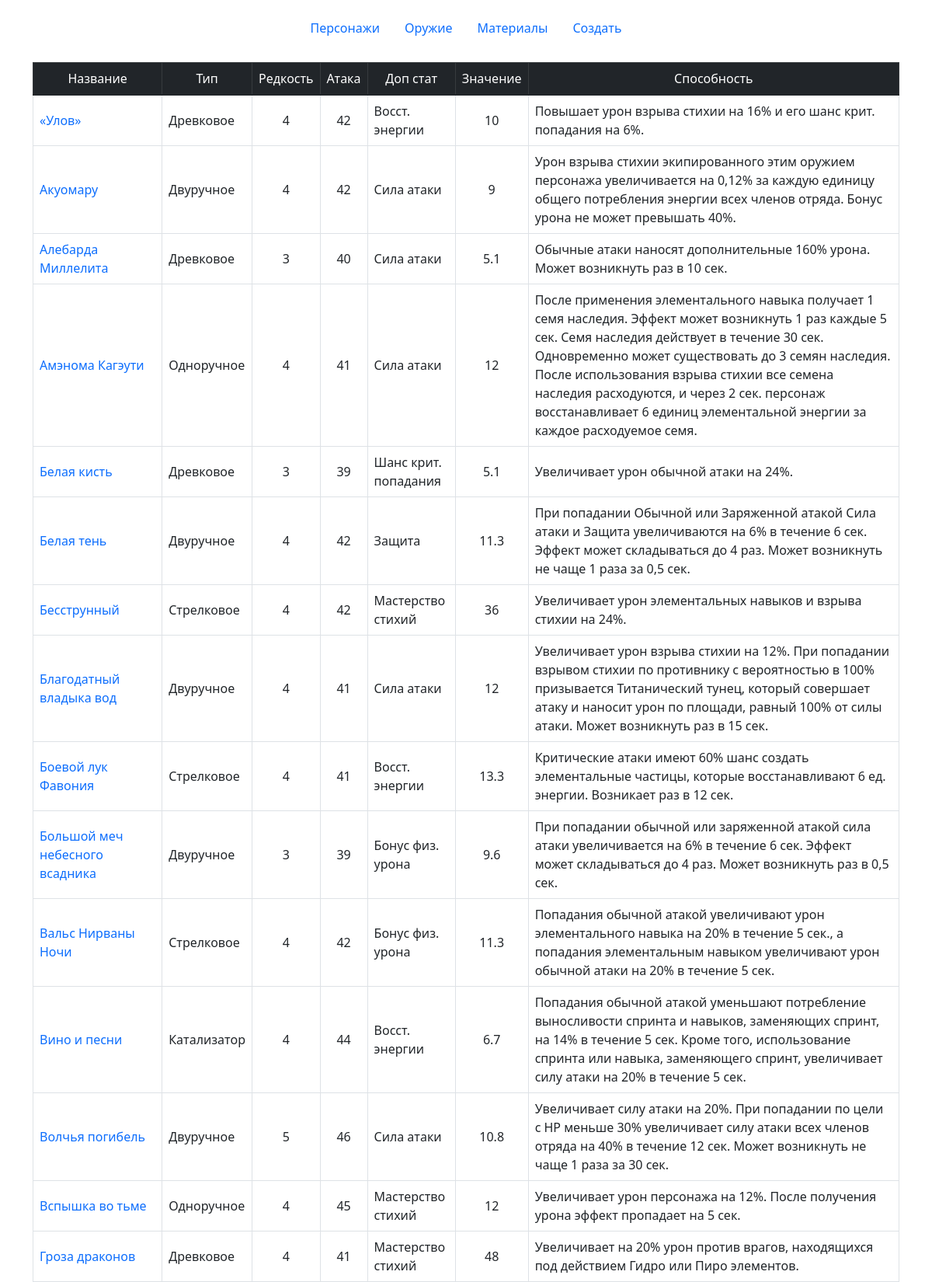
The page /weapons (upper part) on the database its author committed.
### tables this page shows
CREATE TABLE `Оружие` (`Название`, `Тип`, `Редкость`, `Атака`, `Доп параметр`, `Значение`, `Способность`);

### main.py (the view)
@app.route('/weapons')
def weapons():
    weapons = database_request("SELECT * FROM Оружие", "many")
    return render_template('weapons.html', weapons=weapons)

### main.py (called while the page is built)
def database_request(sql, value):
    conn = sqlite3.connect("./data.db")
    if "DELETE" in sql or "INSERT" in sql or "UPDATE" in sql:
        try:
            conn.execute(sql)
            conn.commit()
            conn.close()
        except:
            redirect('/404')
    else:
        if value == "one":
            result = conn.execute(sql).fetchone()
            conn.close()
        if value == "many":
            result = conn.execute(sql).fetchall()
            conn.close()
        return result

### templates/weapons.html (shortened to what this page needs)
{% extends 'base.html' %}
{% block body %}
<div class="container mt-2">
    <table class="table table-bordered">
        <thead class="table-dark">
            <tr class="align-middle" style="text-align:center">
                <td>Название</td>
                <td>Тип</td>
                <td>Редкость</td>
                <td>Атака</td>
                <td>Доп стат</td>
                <td>Значение</td>
                <td>Способность</td>
            </tr>
        </thead>
    {% for el in weapons %}
        <tr class="align-middle">
            <td><a href="/weapons/{{ el[0] }}" style="text-decoration: none">{{ el[0] }}</a></td>
            <td>{{ el[1] }}</td>
            <td style="text-align:center">{{ el[2] }}</td>
            <td style="text-align:center">{{ el[3] }}</td>
            <td>{{ el[4] }}</td>
            <td style="text-align:center">{{ el[5] }}</td>
            <td>{{ el[6] }}</td>
        </tr>
    {% endfor %}
    </table>
</div>
{% endblock %}

### rows shown on the page
Оружие: Название "«Улов»", Тип "Древковое", Редкость "4", Атака "42", Доп параметр "Восст. энергии", Значение "10", Способность "Повышает урон взрыва стихии на 16% и его шанс крит. попадания на 6%."
Оружие: Название "Акуомару", Тип "Двуручное", Редкость "4", Атака "42", Доп параметр "Сила атаки", Значение "9", Способность "Урон взрыва стихии экипированного этим оружием персонажа увеличивается на 0,12% за каждую единицу общего потребления энергии всех членов отряда. Бонус урона не может превышать 40%."
Оружие: Название "Алебарда Миллелита", Тип "Древковое", Редкость "3", Атака "40", Доп параметр "Сила атаки", Значение "5.1", Способность "Обычные атаки наносят дополнительные 160% урона. Может возникнуть раз в 10 сек."
Оружие: Название "Амэнома Кагэути", Тип "Одноручное", Редкость "4", Атака "41", Доп параметр "Сила атаки", Значение "12", Способность "После применения элементального навыка получает 1 семя наследия. Эффект может возникнуть 1 раз каждые 5 сек. Семя наследия действует в течение 30 сек. Одновременно может существовать до 3 семян наследия. После использования взрыва стихии все семена наследия расходуются, и через 2 сек. персонаж восстанавливает 6 единиц элементальной энергии за каждое расходуемое семя."
Оружие: Название "Белая кисть", Тип "Древковое", Редкость "3", Атака "39", Доп параметр "Шанс крит. попадания", Значение "5.1", Способность "Увеличивает урон обычной атаки на 24%."
Оружие: Название "Белая тень", Тип "Двуручное", Редкость "4", Атака "42", Доп параметр "Защита", Значение "11.3", Способность "При попадании Обычной или Заряженной атакой Сила атаки и Защита увеличиваются на 6% в течение 6 сек. Эффект может складываться до 4 раз. Может возникнуть не чаще 1 раза за 0,5 сек."
Оружие: Название "Бесструнный", Тип "Стрелковое", Редкость "4", Атака "42", Доп параметр "Мастерство стихий", Значение "36", Способность "Увеличивает урон элементальных навыков и взрыва стихии на 24%."
Оружие: Название "Благодатный владыка вод", Тип "Двуручное", Редкость "4", Атака "41", Доп параметр "Сила атаки", Значение "12", Способность "Увеличивает урон взрыва стихии на 12%. При попадании взрывом стихии по противнику с вероятностью в 100% призывается Титанический тунец, который совершает атаку и наносит урон по площади, равный 100% от силы атаки. Может возникнуть раз в 15 сек."
Оружие: Название "Боевой лук Фавония", Тип "Стрелковое", Редкость "4", Атака "41", Доп параметр "Восст. энергии", Значение "13.3", Способность "Критические атаки имеют 60% шанс создать элементальные частицы, которые восстанавливают 6 ед. энергии. Возникает раз в 12 сек."
Оружие: Название "Большой меч небесного всадника", Тип "Двуручное", Редкость "3", Атака "39", Доп параметр "Бонус физ. урона", Значение "9.6", Способность "При попадании обычной или заряженной атакой сила атаки увеличивается на 6% в течение 6 сек. Эффект может складываться до 4 раз. Может возникнуть раз в 0,5 сек."
Оружие: Название "Вальс Нирваны Ночи", Тип "Стрелковое", Редкость "4", Атака "42", Доп параметр "Бонус физ. урона", Значение "11.3", Способность "Попадания обычной атакой увеличивают урон элементального навыка на 20% в течение 5 сек., а попадания элементальным навыком увеличивают урон обычной атаки на 20% в течение 5 сек."
Оружие: Название "Вино и песни", Тип "Катализатор", Редкость "4", Атака "44", Доп параметр "Восст. энергии", Значение "6.7", Способность "Попадания обычной атакой уменьшают потребление выносливости спринта и навыков, заменяющих спринт, на 14% в течение 5 сек. Кроме того, использование спринта или навыка, заменяющего спринт, увеличивает силу атаки на 20% в течение 5 сек."
Оружие: Название "Волчья погибель", Тип "Двуручное", Редкость "5", Атака "46", Доп параметр "Сила атаки", Значение "10.8", Способность "Увеличивает силу атаки на 20%. При попадании по цели с HP меньше 30% увеличивает силу атаки всех членов отряда на 40% в течение 12 сек. Может возникнуть не чаще 1 раза за 30 сек."
Оружие: Название "Вспышка во тьме", Тип "Одноручное", Редкость "4", Атака "45", Доп параметр "Мастерство стихий", Значение "12", Способность "Увеличивает урон персонажа на 12%. После получения урона эффект пропадает на 5 сек."
Оружие: Название "Гроза драконов", Тип "Древковое", Редкость "4", Атака "41", Доп параметр "Мастерство стихий", Значение "48", Способность "Увеличивает на 20% урон против врагов, находящихся под действием Гидро или Пиро элементов."
